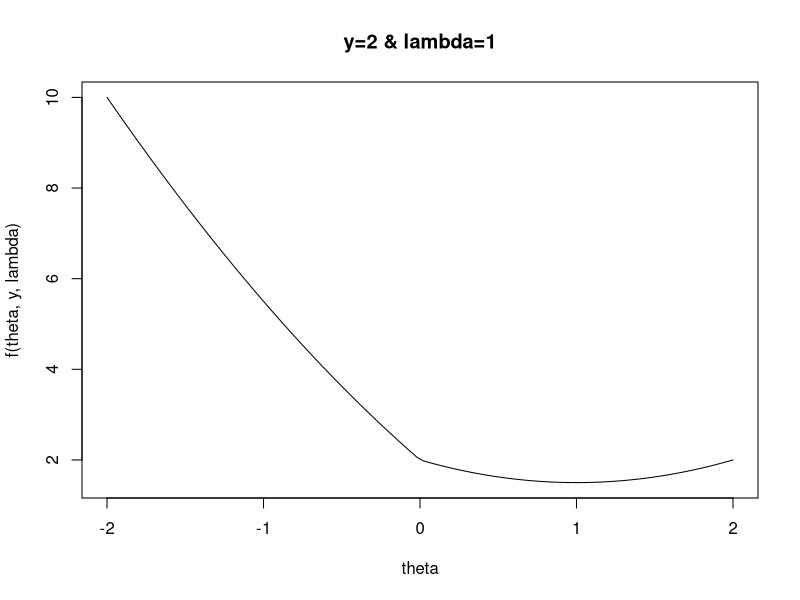
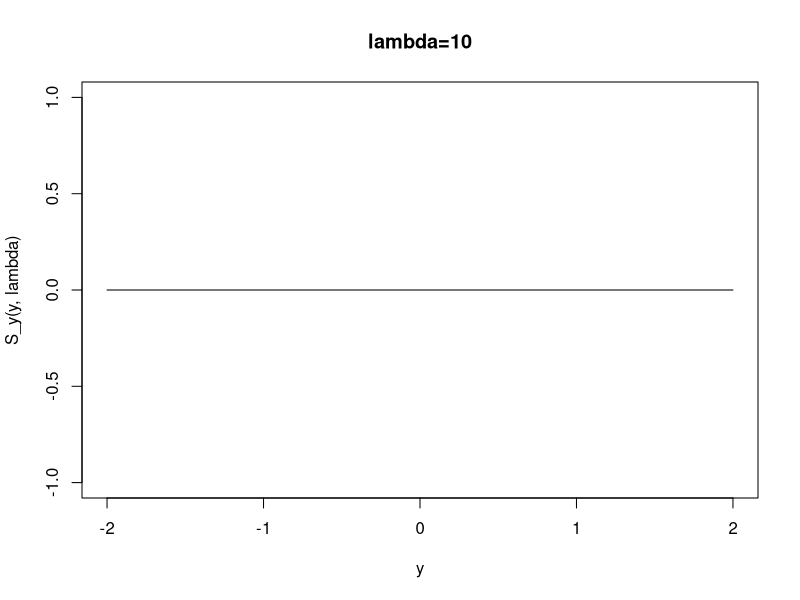
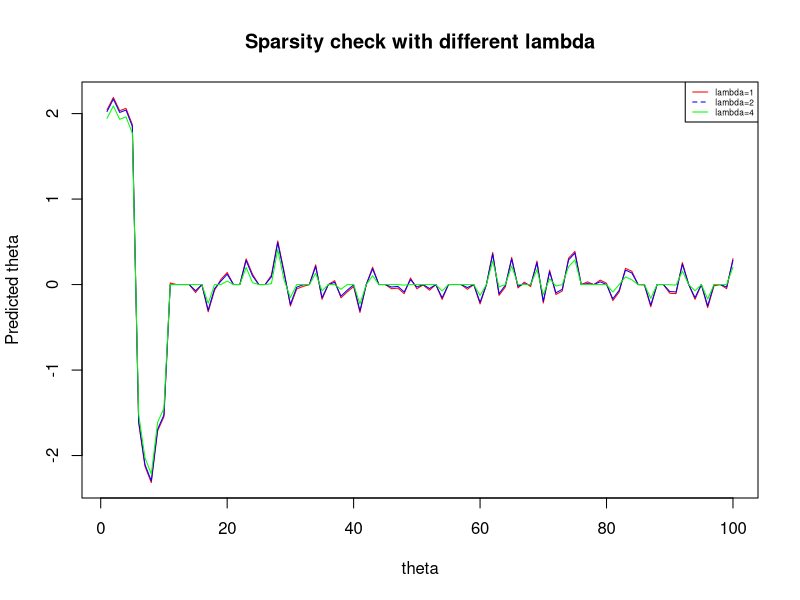
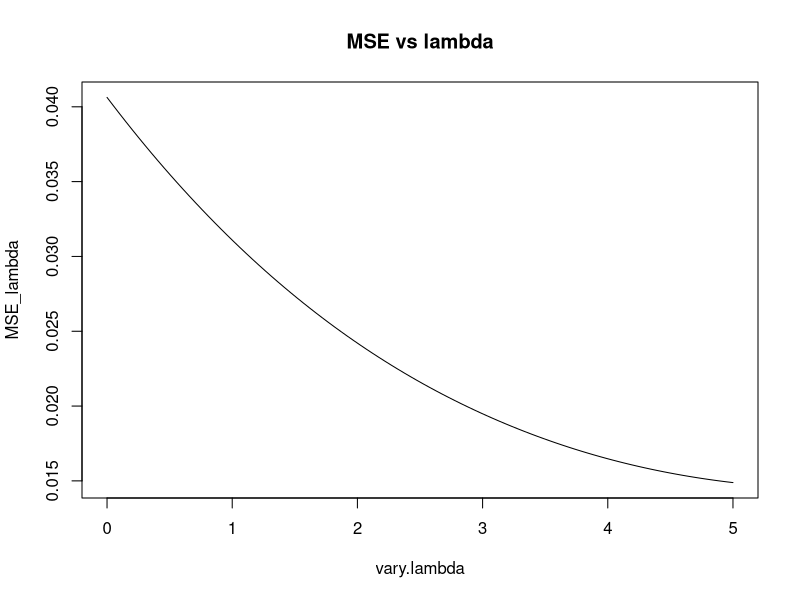
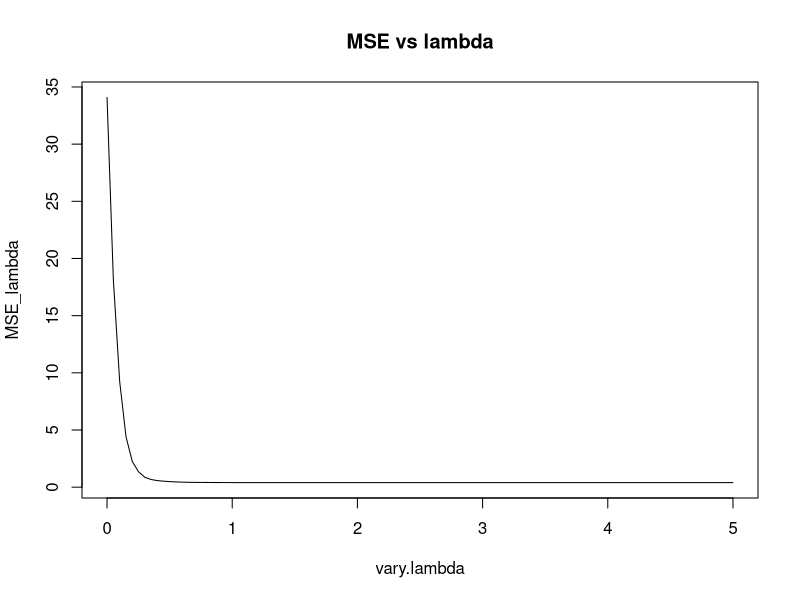

Recreate these plots in R, in order.
##Part-A
################################################################################
#y: data
#lambda:lambda
#theta: parameter
################################################################################

##Define the function:
f <- function(theta,y,lambda) {
  0.5*((y-theta)^2)+lambda*(abs(theta))
}

##Plot of the function to check that the function indeed obtains the minimum.
y <- 2
lambda <- 1
theta <- seq(-2,2,len=100)
plot(theta,f(theta,y,lambda),ty="l",main="y=2 & lambda=1")


##################################################################################
#The soft thresholding operator
#Function to solve the soft thresholding problem
#y The data value
#lambda The lambda value
#return The solution to the soft thresholding operator.
##################################################################################

S_y <- function(y, lambda) {  # Soft Thresholding Operator
  return((abs(y) - lambda) * sign(y) * (abs(y) > lambda))
}

lambda <- 10
y <- seq(-2,2,len=100)
plot(y,S_y(y,lambda),ty="l",main="lambda=10")



##################################################################################
##Part B Soft Thresholding
##################################################################################

set.seed(4001) ##Fixing seed

##Case-1: sigma^2 are all equal
#################################################################################
theta <- c(rep(2,5),rep(-2,5),rep(0,90)) ##Creating a sparse vector
sigma <- rep(0.2,100) ##Assuming sigma^2s are all equal
#z <- list(mode="vector",length=length(theta)) ##Initialize the data vector
z <- rep(0,length(theta))

##Loop for simulating one data point for each theta:
for (i in 1:length(theta)){
  z[i] <- rnorm(1,theta[i],sigma[i])
}

#z<-unlist(z, use.names=FALSE) ##converting from list to vector

theta_y <- function(y, lambda) {  # Soft Thresholding Operator
  return((abs(y) - lambda) * sign(y) * (abs(y) > lambda))
}


##Plotting predicted value of theta versus theta
plot(1:length(theta),theta_y(y=z, lambda=1.5*(sigma^2)),ty="l",col="red",
     ylab="Predicted theta",xlab="theta",main="Sparsity check with different lambda")
lines(1:length(theta),theta_y(y=z, lambda=2*(sigma^2)),ty="l",col="blue")
lines(1:length(theta),theta_y(y=z, lambda=4*(sigma^2)),ty="l",col="green")
legend('topright',c("lambda=1","lambda=2","lambda=4"),
       col=c("red","blue","green"),lty=1:2,lwd=1,cex = 0.5)


lambda <- 1.5 ##Initialize lambda value

##Predicted value of theta for different lambda values:
theta_yi <- theta_y(y=z, lambda=lambda*(sigma^2))

###Mean-squared error:
MSE_lambda <- (sum((theta_yi-theta)^2))/length(theta)

##MSE for different values of lambda:
vary.lambda <- seq(0,5,len=100)
MSE_lambda <- NULL

for (j in 1:length(vary.lambda)) {
  MSE_lambda[j] <- (sum(((theta_y(y=z, lambda=vary.lambda[j]*(sigma^2))-theta)^2)))/length(theta)
}

##Plotting of MSE for different lambda values:
plot(vary.lambda,MSE_lambda,ty="l",main="MSE vs lambda")
#####################################################################################

##Case-2: sigma^2 are not equal
#################################################################################
set.seed(123) ##Fixing seed

theta <- c(rep(2,5),rep(-2,5),rep(0,90)) ##Creating a sparse vector
sigma <- runif(100,1,10)
z <- rep(0,length(theta)) ##Initialize the data vector


##Loop for simulating one data point for each theta:
for (i in 1:length(theta)){
  z[i] <- rnorm(1,theta[i],sigma[i])
}


theta_y <- function(y, lambda) {  # Soft Thresholding Operator
  return((abs(y) - lambda) * sign(y) * (abs(y) > lambda))
}

lambda <- 0.5 ##Initialize lambda value

##Predicted value of theta for different lambda values:
theta_yi <- theta_y(y=z, lambda=lambda*(sigma^2))

###Mean-squared error:
MSE_lambda <- (sum((theta_yi-theta)^2))/length(theta)


##MSE for different values of lambda:
vary.lambda <- seq(0,5,len=100)
MSE_lambda <- NULL

for (j in 1:length(vary.lambda)) {
  MSE_lambda[j] <- (sum(((theta_y(y=z, lambda=vary.lambda[j]*(sigma^2))-theta)^2)))/length(theta)
}

##Plotting of MSE for different lambda values:
plot(vary.lambda,MSE_lambda,ty="l",main="MSE vs lambda")
#####################################################################################
